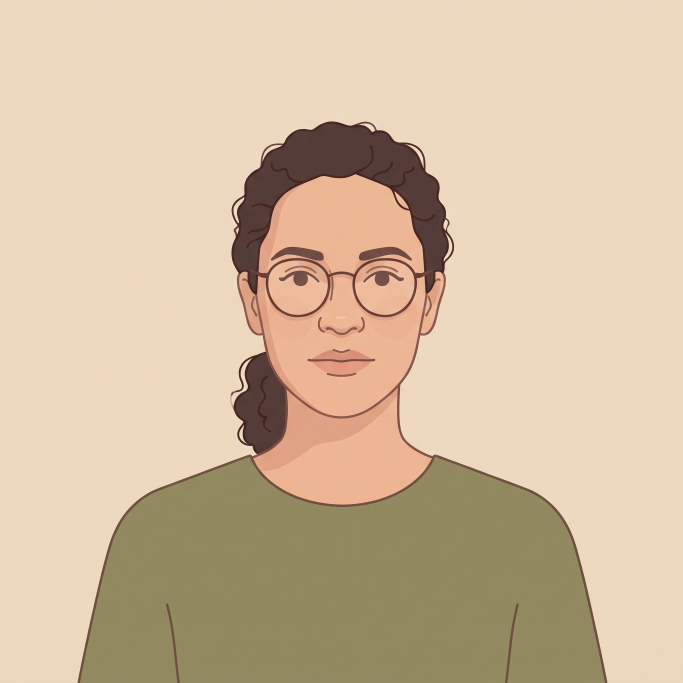
#> input picture tools/originals/src1.jpg, 2048 x 2048 px (shown at 1/3 size)
$ python crop-avatars.py
#> lines starting #> are read from the running program, lines starting #| are printed output that depends on the picture
# חיתוך והקטנה של שמונה הדמויות מ-Gemini לגודל שהמשחק צריך.
# כל תמונה נחתכת סביב הראש והכתפיים, כי המסגרת המקורית רחבה ובגודל 44 פיקסלים
# הפנים היו יוצאות זעירות. אחרי החיתוך: ריבוע 256 והצגה בעיגול.
from PIL import Image, ImageDraw
from pathlib import Path

# קבצי המקור מ-Gemini יושבים ב-tools/originals/ בשמות src1 עד src8, לפי
# הסדר שבו הורדו. אחרי הריצה צריך להריץ גם: node tools/build-data.mjs
HERE = Path(__file__).parent / "originals"
OUT = Path(__file__).parent.parent / "images"

# src, יעד, מרכז אופקי, מרכז אנכי, גודל החיתוך ביחס לצלע. הערכים נקבעו לפי
# מיקום הראש בכל תמונה: לכובע הקש של החקלאי צריך חיתוך רחב יותר בגלל השוליים,
# וראש העיר הגיע כבר ממוסגר צפוף ולכן כמעט לא נחתך.
JOBS = [
    ("src1.jpg", "avatar1.jpg", 0.50, 0.455, 0.80, "המתכננת"),
    ("src2.jpg", "avatar2.jpg", 0.50, 0.450, 0.80, "המהנדס"),
    ("src7.jpg", "avatar3.jpg", 0.50, 0.480, 0.94, "ראש העיר"),
    ("src3.jpg", "avatar4.jpg", 0.50, 0.460, 0.80, "הפקידה"),
    ("src4.jpg", "avatar5.jpg", 0.50, 0.450, 0.86, "החקלאי"),
    ("src5.jpg", "avatar6.jpg", 0.50, 0.450, 0.80, "הפעילה"),
    ("src6.jpg", "avatar7.jpg", 0.50, 0.450, 0.80, "היזם"),
    ("src8.jpg", "avatar8.jpg", 0.50, 0.450, 0.82, "המודדת"),
]

SIZE = 256
results = []

for src, dst, cx, cy, frac, label in JOBS:
    im = Image.open(HERE / src).convert("RGB")
#> im is the input picture: PIL image 2048x2048 RGB; mean R, G, B 210.6, 188.8, 160.6
    w, h = im.size
#> w = 2048; h = 2048
    side = int(min(w, h) * frac)
#> side = 1638
    left = int(w * cx - side / 2)
#> left = 205
    top = int(h * cy - side / 2)
#> top = 112
    # שמירה על גבולות התמונה בלי להזיז את המרכז יותר מהנדרש
    left = max(0, min(left, w - side))
    top = max(0, min(top, h - side))
    crop = im.crop((left, top, left + side, top + side)).resize((SIZE, SIZE), Image.LANCZOS)
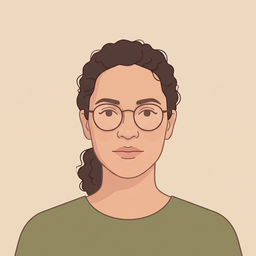
#> crop: PIL image 256x256 RGB; mean R, G, B 211.4, 186.8, 159.7
    crop.save(OUT / dst, "JPEG", quality=88, optimize=True, progressive=True, subsampling=0)
#> (the run stopped early here; a loop or call above may not have finished)

$ run again, with tools/originals/src6.jpg copied over tools/originals/src1.jpg
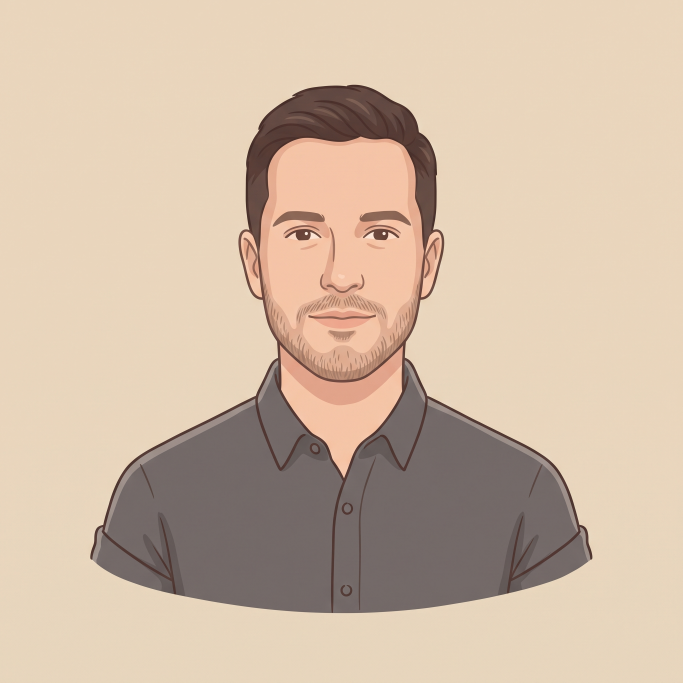
#> input picture tools/originals/src6.jpg, 2048 x 2048 px (shown at 1/3 size)
#> im is the input picture: PIL image 2048x2048 RGB; mean R, G, B 208, 187, 166.5
#> `crop = im.crop((left, top, left + side, top + side)).resize((SIZE, SIZ..`:
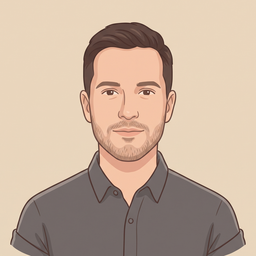
#> crop: PIL image 256x256 RGB; mean R, G, B 197.5, 175.2, 156.4
